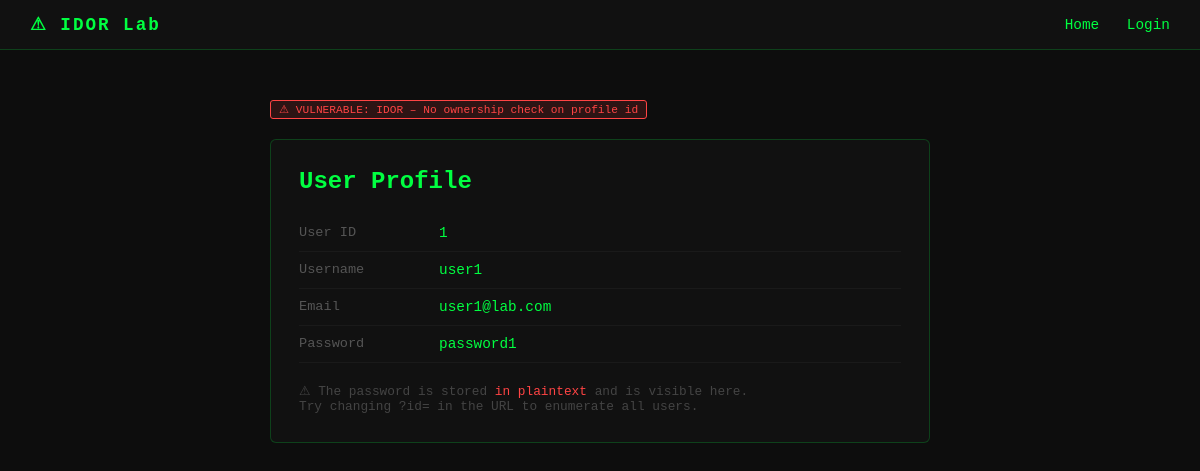
Page /profile?id=1 on the committed database.
### tables this page shows
CREATE TABLE users (
            id       INTEGER PRIMARY KEY AUTOINCREMENT,
            username TEXT    NOT NULL UNIQUE,
            email    TEXT    NOT NULL,
            password TEXT    NOT NULL
        );

### app.py (the view)
@app.route("/profile")
def profile():
    user_id = request.args.get("id")
    db  = get_db()
    row = db.execute("SELECT * FROM users WHERE id=?", (user_id,)).fetchone()
    if not row:
        return "User not found", 404
    return render_template("profile.html", profile=dict(row), current_user=session.get("user"))

### app.py (called while the page is built)
def get_db():
    db = getattr(g, "_database", None)
    if db is None:
        db = g._database = sqlite3.connect(DATABASE)
        db.row_factory = sqlite3.Row
    return db

@app.teardown_appcontext
def close_connection(exception):
    db = getattr(g, "_database", None)
    if db is not None:
        db.close()

### templates/profile.html (shortened to what this page needs)
<!DOCTYPE html>
<html lang="en">
<head>
</head>
<body>
<header>
  <h1>&#9888; IDOR Lab</h1>
  <nav>
    <a href="/">Home</a>
    <a href="/login">Login</a>
  </nav>
</header>
<div class="container">
  <p class="vuln-tag">&#9888; VULNERABLE: IDOR – No ownership check on profile id</p>
  <div class="card">
    <h2>User Profile</h2>
    <div class="row"><span class="key">User ID</span><span class="value">{{ profile.id }}</span></div>
    <div class="row"><span class="key">Username</span><span class="value">{{ profile.username }}</span></div>
    <div class="row"><span class="key">Email</span><span class="value">{{ profile.email }}</span></div>
    <div class="row"><span class="key">Password</span><span class="value">{{ profile.password }}</span></div>
    <p class="hint">
      &#9888; The password is stored <span>in plaintext</span> and is visible here.<br>
      Try changing <code>?id=</code> in the URL to enumerate all users.
    </p>
  </div>
</div>
</body>
</html>

### templates/profile.html (style rules this page uses)
* { box-sizing: border-box; margin: 0; padding: 0; }
body { font-family: 'Courier New', monospace; background: #0d0d0d; color: #00ff41; min-height: 100vh; }
header { background: #111; border-bottom: 1px solid #00ff4133; padding: 14px 30px; display: flex; justify-content: space-between; align-items: center; }
header h1 { font-size: 1.1rem; letter-spacing: 2px; }
nav a { color: #00ff41; text-decoration: none; margin-left: 18px; font-size: .9rem; }
.container { max-width: 700px; margin: 50px auto; padding: 0 20px; }
.vuln-tag { display: inline-block; background: #ff444422; border: 1px solid #ff4444; color: #ff4444; font-size: .7rem; padding: 2px 8px; border-radius: 3px; margin-bottom: 20px; }
.card { background: #111; border: 1px solid #00ff4133; border-radius: 6px; padding: 28px; }
.card h2 { color: #00ff41; margin-bottom: 20px; }
.row { display: flex; border-bottom: 1px solid #1a1a1a; padding: 10px 0; }
.row .key { width: 140px; color: #555; font-size: .85rem; }
.row .value { color: #00ff41; font-size: .9rem; }
.hint { color: #444; font-size: .8rem; margin-top: 20px; }
.hint span { color: #ff4444; }
a { color: #00ff41; }

### rows in the picture
users: id "1", username "user1", email "user1@lab.com", password "password1"
